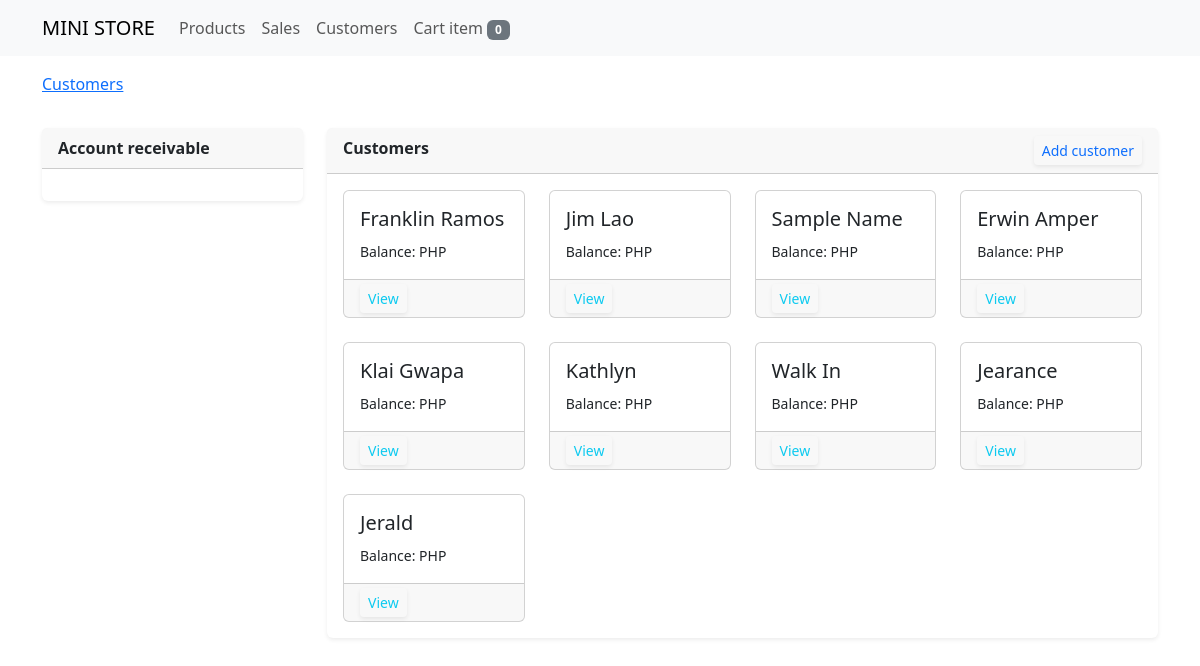
/customers, run on an earlier commit of the app's database.
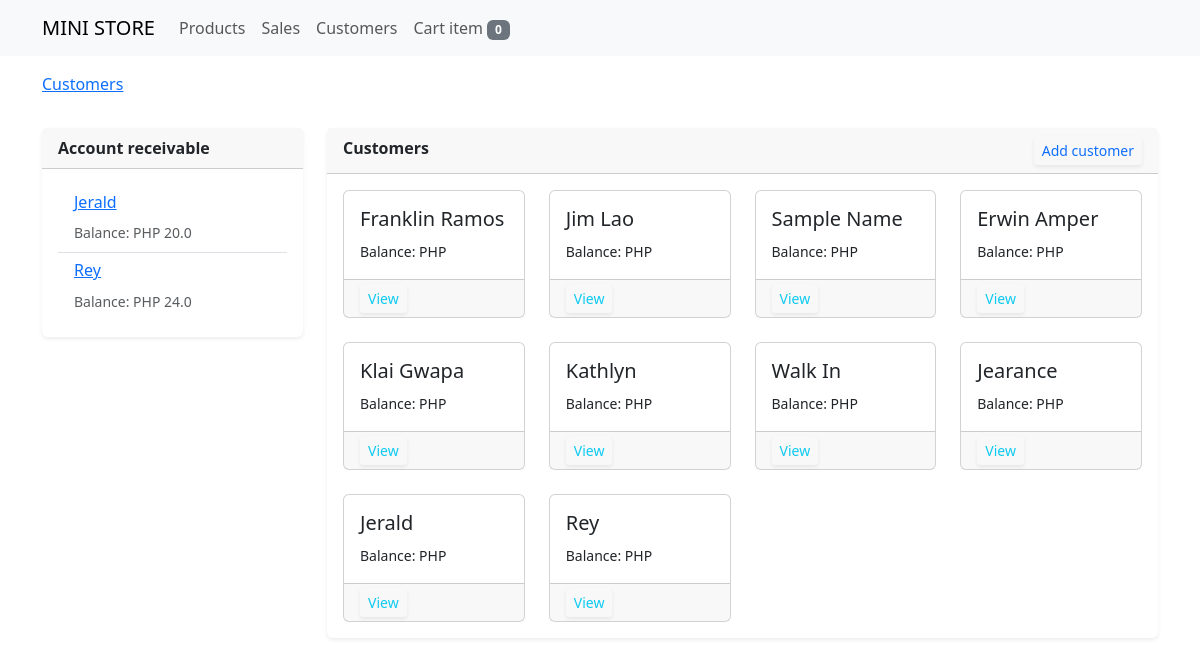
And on a later commit of the database.
### store/models.py (models this page shows)
class Customer(models.Model):
    customer_id = models.CharField(max_length=12, unique=True, blank=True, null=True)
    name = models.CharField(max_length=200, unique=True)
    contact = models.CharField(max_length=20, blank=True, null=True)
    is_active = models.BooleanField(default=True)
    def __str__(self):
        return self.name

### store/views/customer_view.py (the view)
# urls.py: path('customers', customer_view, name='customer_view'),
def customer_view(request):
    customers_balance = Customer.objects.filter(ordertransaction__is_paid=False).annotate(total_balance=(Sum(F('ordertransaction__price') * F('ordertransaction__quantity'))))
    customers = Customer.objects.all()
    cart = Cart(request)
    cart_items = cart.__len__()
    context = {
        'title': 'customers',
        'customers': customers,
        'customers_balance': customers_balance,
        'cart_items': cart_items
    }
    return render(request, 'customer_view.html', context)

### store/cartitem.py (called while the page is built)
    def __len__(self):
        return sum(item['quantity'] for item in self.cart.values())

### store/templates/customer_view.html (shortened to what this page needs)
{% extends 'base.html' %}
{% block content %}
<div class="row">
  <div class="col-sm-12 mt-3">
    <nav aria-label="breadcrumb">
      <ol class="breadcrumb">
        <li class="breadcrumb-item active" aria-current="page"><a href="{% url 'store:customer_view' %}">Customers</a></li>
      </ol>
    </nav>
  </div>
</div>
<div class="row">
  <div class="col-sm-3">
    <div class="card border-0 shadow-sm mt-3">
      <div class="card-header">
        <strong>Account receivable</strong>
      </div>
      <div class="card-body">
        <ul class="list-group list-group-flush">
          {% for customer in customers_balance %}
          <li class="list-group-item">
            <h6><a href="{% url 'store:customer_details' customer.customer_id %}">{{customer|title}}</a></h6>
            <small class="text-muted">Balance: PHP {{ customer.total_balance }}</small>
          </li>
          {% endfor %}
        </ul>
      </div>
    </div>
  </div>
  <div class="col-sm-9">
      <div class="card border-0 shadow-sm mt-3">
          <div class="card-header">
              <strong>{{title|title}}</strong>
              <a href="" class="btn btn-outline-primary btn-sm border-0 shadow-sm float-end" data-bs-toggle="modal" data-bs-target="#exampleModal">Add customer</a>
          </div>
          <div class="card-body">
              <div class="row row-cols-1 row-cols-md-4 g-4">
                  {% for customer in customers %}
                  <div class="col">
                    <div class="card">
                      <div class="card-body">
                        <h5 class="card-title">{{ customer.name|title }}</h5>
                        <small>Balance: PHP {{ customer.total_balance }}</small>
                      </div>
                      <div class="card-footer pt-1 pb-1">
                          <div>
                            <a href="{% url 'store:customer_details' customer.customer_id %}" class="btn btn-outline-info btn-sm border-0 shadow-sm">View</a>
                          </div>
                      </div>
                    </div>
                  </div>
                  {% endfor %}
              </div>
          </div>
      </div>
  </div>
</div>
{% endblock %}

What changed in the data, as far as the page shows it:
now on one of the page's lists (row edited): Customer: name "Jerald", total_balance "20.0"
added Customer: name "Rey", total_balance "24.0"
